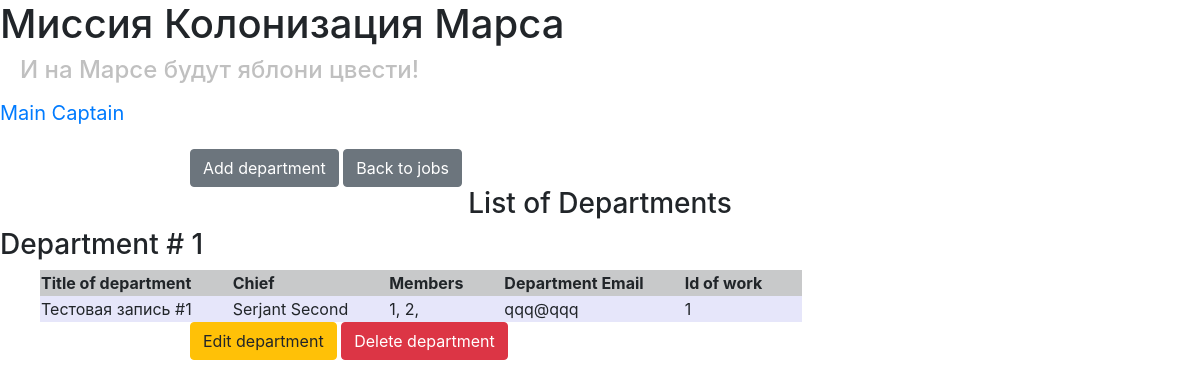
The page /departments (signed in) on the database its author committed.
### data/users.py (models this page shows, shortened)
class User(SqlAlchemyBase, UserMixin, SerializerMixin):
    __tablename__ = 'users'
    id = sqlalchemy.Column(sqlalchemy.Integer,
                           primary_key=True, autoincrement=True)
    email = sqlalchemy.Column(sqlalchemy.String,
                              index=True, unique=True, nullable=True)
    surname = sqlalchemy.Column(sqlalchemy.String, nullable=True)
    name = sqlalchemy.Column(sqlalchemy.String, nullable=True)
    about = sqlalchemy.Column(sqlalchemy.String, nullable=True)
    age = sqlalchemy.Column(sqlalchemy.Integer, nullable=True)
    position = sqlalchemy.Column(sqlalchemy.String, nullable=True)
    speciality = sqlalchemy.Column(sqlalchemy.String, nullable=True)
    address = sqlalchemy.Column(sqlalchemy.String, nullable=True)
    hashed_password = sqlalchemy.Column(sqlalchemy.String, nullable=True)
    created_date = sqlalchemy.Column(sqlalchemy.DateTime,
                                     default=datetime.datetime.now)
    city_from = sqlalchemy.Column(sqlalchemy.String, nullable=True)
    news = orm.relation("News", back_populates='user')

### data/departments.py (models this page shows)
class Department(SqlAlchemyBase, SerializerMixin):
    __tablename__ = 'departments'
    id = sqlalchemy.Column(sqlalchemy.Integer,
                           primary_key=True, autoincrement=True)
    title = sqlalchemy.Column(sqlalchemy.String)
    chef = sqlalchemy.Column(sqlalchemy.Integer, sqlalchemy.ForeignKey("users.id"))
    members = sqlalchemy.Column(sqlalchemy.String)
    email = sqlalchemy.Column(sqlalchemy.String)
    user = orm.relation('User')

### main.py (the view)
@app.route('/departments',  methods=['GET', 'POST'])
@login_required
def departments_show():
    session = create_session()
    jobs = session.query(Department).all()
    return render_template("departments_table.html", jobs=jobs)

### data/db_session.py (called while the page is built)
def create_session() -> Session:
    global __factory
    return __factory()

### main.py (called while the page is built)
@login_manager.user_loader
def load_user(user_id):
    session = create_session()
    return session.query(User).get(user_id)

### templates/departments_table.html
{% extends "base.html" %}
{% block content %}
{% if current_user.is_authenticated %}
    <div>
        <a href="/add_department" class="btn btn-secondary">Add department</a>
        <a href="/" class="btn btn-secondary">Back to jobs</a>
    </div>
{% endif %}
<center>
    <h3>List of Departments</h3>
</center>
{% for job in jobs%}
<h3>Department # {{loop.index}}</h3>
<table style="margin-left:40px;">
    <tr bgcolor="#C8C9CA">
        <th style="padding-right: 40px;">Title of department</th>
        <th style="padding-right: 40px;">Chief</th>
        <th style="padding-right: 40px;">Members</th>
        <th style="padding-right: 40px;">Department Email</th>
        <th style="padding-right: 40px;">Id of work</th>
    </tr>
    <tr bgcolor="#E6E6FA">
        <td style="padding-right: 40px;">{{job.title}}</td>
        <td style="padding-right: 40px;">{{job.user.name}} {{job.user.surname}}</td>
        <td style="padding-right: 40px;">{{job.members}}</td>
        <td style="padding-right: 40px;">{{job.email}}</td>
        <td style="padding-right: 40px;">{{job.id}}</td>
    </tr>
</table>
{% if current_user.is_authenticated and current_user == job.user or current_user.id == 1 %}
    <div>
        <a href="/department/{{ job.id }}" class="btn btn-warning">Edit department</a>
        <a href="/department_delete/{{ job.id }}" class="btn btn-danger">Delete department</a>
    </div>
{% endif %}
{% endfor %}
{% endblock %}

### templates/base.html (shortened to what this page needs)
<!DOCTYPE html>
<html lang="ru">
<head>
    <link rel="stylesheet"
          href="https://stackpath.bootstrapcdn.com/bootstrap/4.4.1/css/bootstrap.min.css"
>
    <link rel="stylesheet" type="text/css" href="/static/css/2.css"/>
</head>
<body>
<h1>Миссия Колонизация Марса</h1>
<h4>И на Марсе будут яблони цвести!</h4>
<nav>
    {% if current_user.is_authenticated %}
    <p>
        <a class="navbar-brand" href="/logout">{{ current_user.name}} {{ current_user.surname}}</a>
    </p>
    {% else %}
        <p>
            <a class="btn btn-primary " href="/register">Register</a>
            <a class="btn btn-success" href="/login">Log in</a>
        </p>
    {% endif %}
</nav>
{% block content %}
{% endblock %}
</body>
</html>

### static/css/2.css (style rules this page uses)
h4 { padding-left: 20px; color: #c0c0c0 }
div { margin-left: 190px; }

### rows shown on the page
User: name "Main", surname "Captain"
Department: title "Тестовая запись #1", user.name "Serjant", user.surname "Second", members "1, 2,", email "qqq@qqq", id "1"
